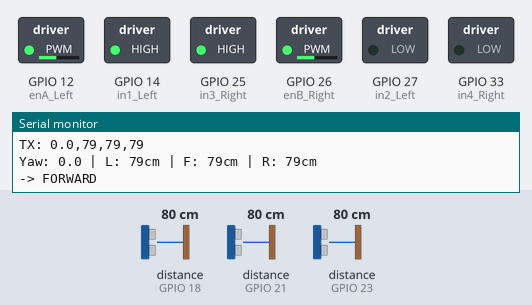
This sketch was run on a simulated ESP32. Parts: switched loads named in the sketch (green lamp = pin HIGH), the last lines printed to the serial monitor. Wiring (inferred from the names in the program): 3 × ultrasonic range finder: trigger GPIO 5, echo GPIO 18 / trigger GPIO 19, echo GPIO 21 / trigger GPIO 22, echo GPIO 23. Dashed ring = blinking. Inputs (shaded band) come from the test bench; at power-on: distance to the obstacle (sensors on GPIO 21, GPIO 18, GPIO 23) 80 cm. The echo pulse lasts 58.3 µs per cm; WiFi joins after 1.5 s; servers stay silent unless stated; pins used as bus, display or sensor lines are not drawn.

Above: at 4.7 s.
4.8 s: distance to the obstacle (sensor on GPIO 21) set to 27 cm
6.3 s: distance to the obstacle (sensor on GPIO 21) set to 21 cm
At 7.4 s:
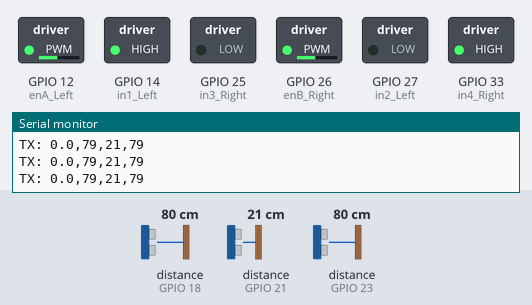
9.3 s: distance to the obstacle (sensor on GPIO 18) set to 85 cm
At 12.1 s:
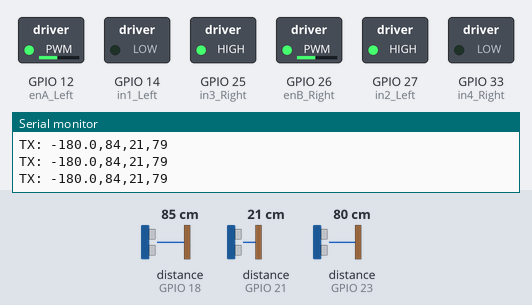
12.3 s: distance to the obstacle (sensor on GPIO 23) set to 2 cm
15.3 s: distance to the obstacle (sensor on GPIO 18) set to 28 cm
18.0 s: distance to the obstacle (sensor on GPIO 18) set to 21 cm
At 20.6 s:
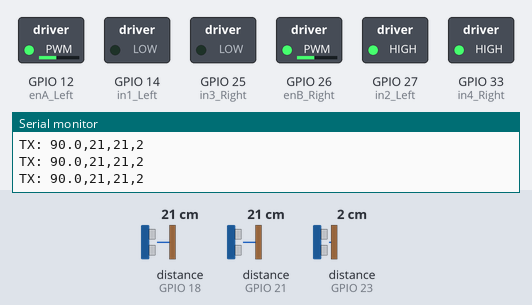
At 25.7 s:
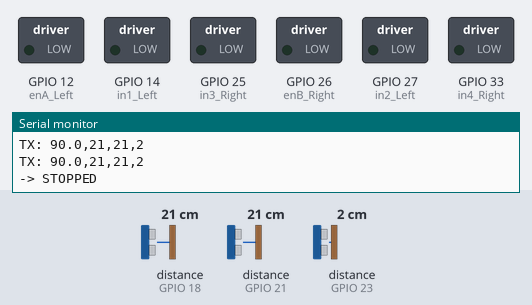
Timing chart, 0 to 26.0 s (numbered marks = the images above; inputs shaded):
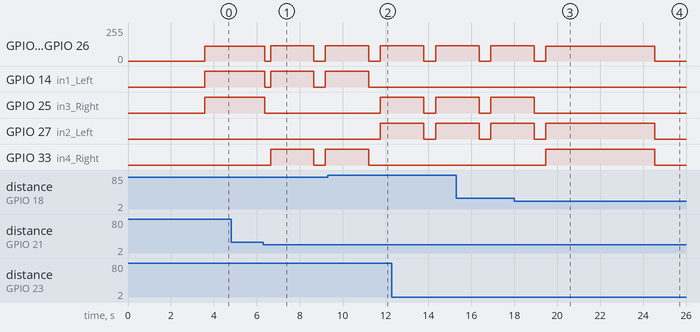

Measured:
- the behaviour switches between 25 and 24 cm on distance to the obstacle (sensor on GPIO 21) (found by bisection; images 0 and 1)
- the behaviour switches between 80 and 81 cm on distance to the obstacle (sensor on GPIO 18) (found by bisection; images 1 and 2)
- the behaviour switches between 25 and 24 cm on distance to the obstacle (sensor on GPIO 18) (found by bisection; images 2 and 3)
- after the input at 6.3 s, GPIO 12 (enA_Left): 110/255 → 0/255 after 0.08 s, → 115/255 0.27 s later, → 0/255 2.0 s later, → 115/255 0.55 s later; GPIO 14 (in1_Left): HIGH → LOW after 0.08 s, → HIGH 0.27 s later, → LOW 2.0 s later, → HIGH 0.55 s later
- after the input at 9.3 s, GPIO 14 (in1_Left), GPIO 33 (in4_Right): goes on until 11.2 s, then stays LOW; GPIO 25 (in3_Right), GPIO 27 (in2_Left): LOW → HIGH after 2.5 s
- after the input at 18.0 s, GPIO 25 (in3_Right): goes on until 18.9 s, then stays LOW; GPIO 33 (in4_Right): LOW → HIGH after 1.5 s, → LOW 5.1 s later

The sketch:

rover_working_turn_time_config.ino
```cpp
#include <WiFi.h>
#include <WiFiUdp.h>

const char* ssid     = "Avyaya";
const char* password = "102030908070";
const char* targetIP = "172.27.142.68";
const int   udpPort  = 5000;

WiFiUDP udp;

const int enA_Left  = 12;  const int in1_Left  = 14;  const int in2_Left  = 27;
const int enB_Right = 26;  const int in3_Right = 25;  const int in4_Right = 33;

const int trigLeft  = 5;   const int echoLeft  = 18;
const int trigFront = 19;  const int echoFront = 21;
const int trigRight = 22;  const int echoRight = 23;

const int CRUISE_SPEED  = 110;
const int TURN_SPEED    = 115;
const int OBSTACLE_DIST = 25;

const unsigned long TIME_90DEG = 2000;  // tune this if turn is not exactly 90

float yawAngle = 0.0;

void setup() {
  Serial.begin(115200);

  pinMode(enA_Left,  OUTPUT); pinMode(in1_Left,  OUTPUT); pinMode(in2_Left,  OUTPUT);
  pinMode(enB_Right, OUTPUT); pinMode(in3_Right, OUTPUT); pinMode(in4_Right, OUTPUT);
  moveRobot(0, 0);

  pinMode(trigLeft,  OUTPUT); pinMode(echoLeft,  INPUT);
  pinMode(trigFront, OUTPUT); pinMode(echoFront, INPUT);
  pinMode(trigRight, OUTPUT); pinMode(echoRight, INPUT);

  Serial.print("Connecting to Wi-Fi");
  WiFi.begin(ssid, password);
  while (WiFi.status() != WL_CONNECTED) {
    delay(500);
    Serial.print(".");
  }
  Serial.println("\nWi-Fi Connected!");
  Serial.print("ESP32 IP: "); Serial.println(WiFi.localIP());
  Serial.println("Launching in 2 seconds...");
  delay(2000);
}

void loop() {
  long distLeft  = getDistance(trigLeft,  echoLeft);  delay(20);
  long distFront = getDistance(trigFront, echoFront); delay(20);
  long distRight = getDistance(trigRight, echoRight); delay(20);

  sendUDP(distLeft, distFront, distRight);

  Serial.print("Yaw: "); Serial.print(yawAngle, 1);
  Serial.print(" | L: "); Serial.print(distLeft);
  Serial.print("cm | F: "); Serial.print(distFront);
  Serial.print("cm | R: "); Serial.print(distRight);
  Serial.println("cm");

  // No obstacle — cruise forward
  if (distFront >= OBSTACLE_DIST || distFront == 999) {
    Serial.println("-> FORWARD");
    moveRobot(CRUISE_SPEED, CRUISE_SPEED);
    delay(10);
    return;
  }

  // Front obstacle — stop and assess
  Serial.println("WARNING: FRONT OBSTACLE");
  moveRobot(0, 0);
  delay(200);

  long sideLeft  = getDistance(trigLeft,  echoLeft);  delay(30);
  long sideRight = getDistance(trigRight, echoRight); delay(30);

  bool leftBlocked  = (sideLeft  < OBSTACLE_DIST && sideLeft  != 999);
  bool rightBlocked = (sideRight < OBSTACLE_DIST && sideRight != 999);

  Serial.print("Side check -> L: "); Serial.print(sideLeft);
  Serial.print("cm | R: "); Serial.print(sideRight);
  Serial.println("cm");

  if (!leftBlocked && !rightBlocked) {
    // Both free — go toward more open side
    if (sideLeft > sideRight) {
      Serial.println("-> BOTH FREE — more space LEFT, turning LEFT 90");
      turnLeft90();
    } else {
      Serial.println("-> BOTH FREE — more space RIGHT, turning RIGHT 90");
      turnRight90();
    }
  }
  else if (leftBlocked && !rightBlocked) {
    Serial.println("-> LEFT BLOCKED, RIGHT FREE — turning RIGHT 90");
    turnRight90();
  }
  else if (!leftBlocked && rightBlocked) {
    Serial.println("-> RIGHT BLOCKED, LEFT FREE — turning LEFT 90");
    turnLeft90();
  }
  else {
    Serial.println("-> BOTH BLOCKED — reversing 5 seconds");
    moveRobot(-CRUISE_SPEED, -CRUISE_SPEED);
    unsigned long revStart = millis();
    while (millis() - revStart < 5000) {
      long rL = getDistance(trigLeft,  echoLeft);  delay(20);
      long rF = getDistance(trigFront, echoFront); delay(20);
      long rR = getDistance(trigRight, echoRight); delay(20);
      sendUDP(rL, rF, rR);
      delay(10);
    }
    moveRobot(0, 0);
    Serial.println("-> STOPPED");
    while (true) delay(1000);
  }
}

void turnLeft90() {
  Serial.println("Turning LEFT 90deg");
  moveRobot(-TURN_SPEED, TURN_SPEED);
  streamUDP(TIME_90DEG);
  moveRobot(0, 0);
  delay(200);
  yawAngle += 90.0;
  if (yawAngle > 180) yawAngle -= 360;
  Serial.print("Yaw now: "); Serial.println(yawAngle);
}

void turnRight90() {
  Serial.println("Turning RIGHT 90deg");
  moveRobot(TURN_SPEED, -TURN_SPEED);
  streamUDP(TIME_90DEG);
  moveRobot(0, 0);
  delay(200);
  yawAngle -= 90.0;
  if (yawAngle < -180) yawAngle += 360;
  Serial.print("Yaw now: "); Serial.println(yawAngle);
}

void streamUDP(unsigned long duration) {
  unsigned long start = millis();
  while (millis() - start < duration) {
    long tL = getDistance(trigLeft,  echoLeft);
    long tF = getDistance(trigFront, echoFront);
    long tR = getDistance(trigRight, echoRight);
    sendUDP(tL, tF, tR);
    delay(50);
  }
}

void sendUDP(long l, long f, long r) {
  char payload[50];
  snprintf(payload, sizeof(payload), "%.1f,%ld,%ld,%ld", yawAngle, l, f, r);
  udp.beginPacket(targetIP, udpPort);
  udp.print(payload);
  udp.endPacket();
  Serial.print("TX: "); Serial.println(payload);
}

long getDistance(int trigPin, int echoPin) {
  digitalWrite(trigPin, LOW);  delayMicroseconds(2);
  digitalWrite(trigPin, HIGH); delayMicroseconds(10);
  digitalWrite(trigPin, LOW);
  long duration = pulseIn(echoPin, HIGH, 26000);
  long distance = duration * 0.0343 / 2;
  if (duration == 0)  return 999;
  if (distance > 400) return 999;
  if (distance < 2)   return 2;
  return distance;
}

void moveRobot(int leftSpeed, int rightSpeed) {
  if (leftSpeed > 0) {
    digitalWrite(in1_Left, HIGH); digitalWrite(in2_Left, LOW);
    analogWrite(enA_Left, leftSpeed);
  } else if (leftSpeed < 0) {
    digitalWrite(in1_Left, LOW);  digitalWrite(in2_Left, HIGH);
    analogWrite(enA_Left, abs(leftSpeed));
  } else {
    digitalWrite(in1_Left, LOW);  digitalWrite(in2_Left, LOW);
    analogWrite(enA_Left, 0);
  }
  if (rightSpeed > 0) {
    digitalWrite(in3_Right, HIGH); digitalWrite(in4_Right, LOW);
    analogWrite(enB_Right, rightSpeed);
  } else if (rightSpeed < 0) {
    digitalWrite(in3_Right, LOW);  digitalWrite(in4_Right, HIGH);
    analogWrite(enB_Right, abs(rightSpeed));
  } else {
    digitalWrite(in3_Right, LOW);  digitalWrite(in4_Right, LOW);
    analogWrite(enB_Right, 0);
  }
}
```
